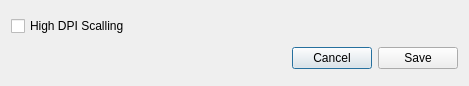
<?xml version="1.0" encoding="UTF-8"?>
<ui version="4.0">
 <class>Settings</class>
 <widget class="QDialog" name="Settings">
  <property name="geometry">
   <rect>
    <x>0</x>
    <y>0</y>
    <width>469</width>
    <height>86</height>
   </rect>
  </property>
  <property name="windowTitle">
   <string>Settings</string>
  </property>
  <property name="styleSheet">
   <string notr="true"/>
  </property>
  <layout class="QVBoxLayout" name="verticalLayout">
   <item>
    <widget class="QCheckBox" name="optHighDpi">
     <property name="text">
      <string>High DPI Scalling</string>
     </property>
     <property name="checked">
      <bool>false</bool>
     </property>
    </widget>
   </item>
   <item>
    <layout class="QHBoxLayout" name="horizontalLayout">
     <item>
      <spacer name="horizontalSpacer">
       <property name="orientation">
        <enum>Qt::Horizontal</enum>
       </property>
       <property name="sizeHint" stdset="0">
        <size>
         <width>40</width>
         <height>20</height>
        </size>
       </property>
      </spacer>
     </item>
     <item>
      <widget class="QPushButton" name="btnCancel">
       <property name="text">
        <string>Cancel</string>
       </property>
      </widget>
     </item>
     <item>
      <widget class="QPushButton" name="btnSave">
       <property name="text">
        <string>Save</string>
       </property>
      </widget>
     </item>
    </layout>
   </item>
  </layout>
 </widget>
 <resources>
  <include location="../../resources.qrc"/>
 </resources>
 <connections/>
</ui>
